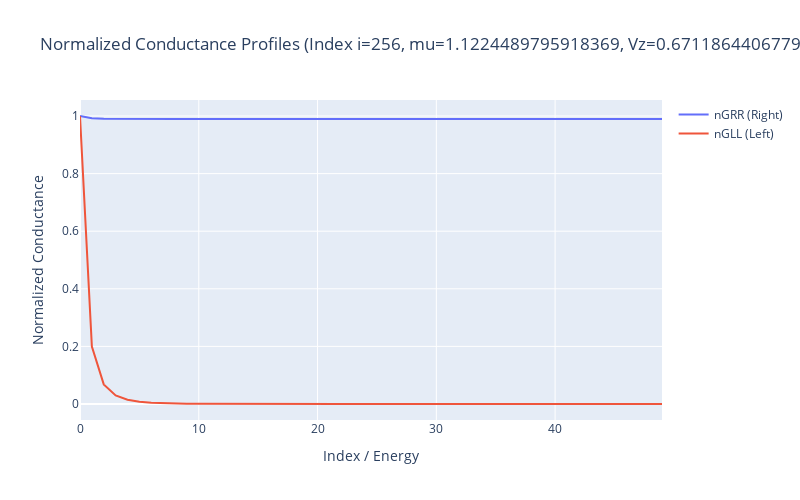

Write notebook code for a chart like this one.
### Code cell
import numpy as np
import plotly.graph_objects as go

# --- Your existing data processing ---
i = 256
GLL = barrier_left_conductance_left_arr[i, :]
GRR = barrier_left_conductance_right_arr[i, :]

nGRR = GRR/np.max(GRR)
nGLL = GLL/np.max(GLL)

print(hp.calc_invariant_metric(nGRR, nGLL))

# --- Plotly Visualization ---
fig = go.Figure()

# Add the right conductance curve
fig.add_trace(go.Scatter(
    y=nGRR, 
    mode='lines', 
    name='nGRR (Right)'
))

# Add the left conductance curve
fig.add_trace(go.Scatter(
    y=nGLL, 
    mode='lines', 
    name='nGLL (Left)'
))

# Update layout for a cleaner look
fig.update_layout(
    title=f'Normalized Conductance Profiles (Index i={i}, mu={params_list[693][1]}, Vz={params_list[693][2]})',
    xaxis_title='Index / Energy', # Update this to your actual x-axis variable if you have one
    yaxis_title='Normalized Conductance',
    width=800,
    height=500,
    hovermode='x unified'  # This makes it easy to compare values at the exact same x-coordinate
)

fig.show()

### Figure 1 — Plotly figure (JSON) as saved in the notebook; plotly's stock layout.template omitted (floating-point values rounded to 4 significant figures)
{"data": [{"mode": "lines", "name": "nGRR (Right)", "type": "scatter", "y": [1.0, 0.9923, 0.9906, 0.9901, 0.9899, 0.9898, 0.9898, 0.9898, 0.9898, 0.9898, 0.9898, 0.9898, 0.9898, 0.9898, 0.9898, 0.9898, 0.9898, 0.9898, 0.9898, 0.9898, 0.9898, 0.9898, 0.9898, 0.9898, 0.9898, 0.9898, 0.9898, 0.9898, 0.9898, 0.9898, 0.9898, 0.9898, 0.9898, 0.9898, 0.9898, 0.9898, 0.9898, 0.9898, 0.9898, 0.9898, 0.9898, 0.9898, 0.9898, 0.9898, 0.9898, 0.9898, 0.9898, 0.9898, 0.9898, 0.9898]}, {"mode": "lines", "name": "nGLL (Left)", "type": "scatter", "y": [1.0, 0.1994, 0.06819, 0.0295, 0.01462, 0.007949, 0.004624, 0.002835, 0.001813, 0.0012, 0.0008187, 0.0005727, 0.0004094, 0.0002984, 0.0002212, 0.0001664, 0.000127, 9.808e-05, 7.661e-05, 6.046e-05, 4.816e-05, 3.87e-05, 3.134e-05, 2.557e-05, 2.101e-05, 1.738e-05, 1.445e-05, 1.209e-05, 1.017e-05, 8.597e-06, 7.301e-06, 6.228e-06, 5.334e-06, 4.588e-06, 3.96e-06, 3.431e-06, 2.983e-06, 2.601e-06, 2.276e-06, 1.997e-06, 1.757e-06, 1.55e-06, 1.371e-06, 1.216e-06, 1.081e-06, 9.632e-07, 8.601e-07, 7.697e-07, 6.901e-07, 6.201e-07]}], "layout": {"height": 500, "hovermode": "x unified", "title": {"text": "Normalized Conductance Profiles (Index i=256, mu=1.1224489795918369, Vz=0.6711864406779661)"}, "width": 800, "xaxis": {"title": {"text": "Index / Energy"}}, "yaxis": {"title": {"text": "Normalized Conductance"}}}}
